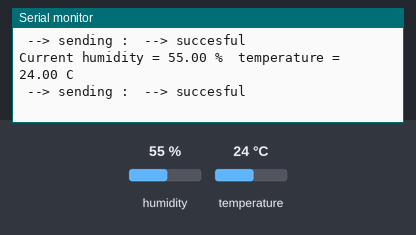
The sketch below on a simulated Arduino Uno, built with avr-gcc and run on an emulated ATmega328P. On the bench: the last lines printed to the serial monitor. Wiring (inferred from the names in the program): DHT11 sensor: data A0. The inputs (shaded band) are chosen by the test bench; at power-on: humidity 55 %, temperature 24 °C. No radio packets arrive unless stated.

Above: at 2.2 s.
2.3 s: humidity set to 22 %
At 3.6 s:
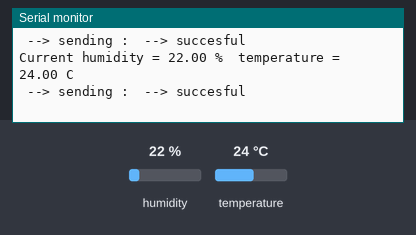
3.8 s: temperature set to 12 °C
At 4.6 s:
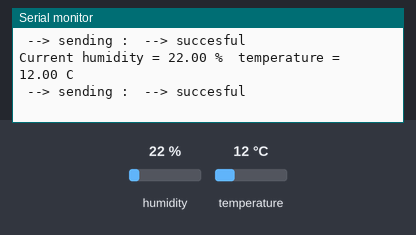
5.3 s: humidity set to 40 %
At 6.5 s:
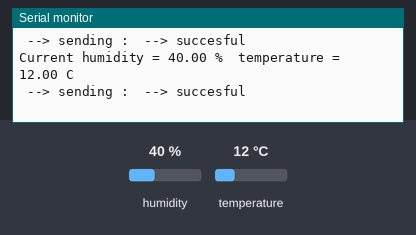
Timing chart, 0 to 8.3 s (numbered marks = the images above; inputs shaded):
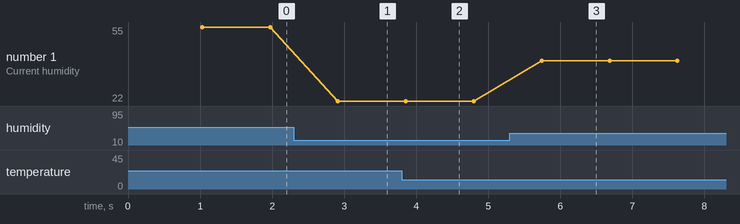

The sketch:

RF_TRANCIEVER.ino
```cpp
#include <SPI.h>
#include <nRF24L01.h>      // define NRF24L01's library (download from référence)
#include <RF24.h>
#include <RF24_config.h>
#include <dht.h>           // Define DHT11 temperature sensor's library (Download from référence)
#define dht_dpin A0        // Confifuration defaut "A0". It's possible to change your analog pin since A0 to A5. Make your best choice

RF24 radio(9,10);           // Define radio pin RF24 radio(CE,CSN), this case mean CE -> 8 & CSN -> 10. Hope it's a best choice. Or your can change like you want
const uint64_t pipe = 0xE8E8F0F0E1LL;
byte data_1[3];            // Declare table of data type BYTE. That for Humidity's data and Temperature's data

dht DHT;

void setup(void)
{
  Serial.begin(9600);      // Setup serial monitor'rate to 9600. Defaut setting
  delay(300);              // Delay 0.3s before next step

  radio.begin();           // Turn on RF24L01
  radio.openWritingPipe(pipe);
  radio.openReadingPipe(1,pipe);

  Serial.println("Humidity and temperature\n\n");  // Display "Humidity and temperature\n\n" Arduino Serial Monitor (Tools --> Serial Monitor)
  delay(700);
}

void loop(void)
{
  DHT.read11(dht_dpin);  // Set DHT11 to read dht_dpin. My case is "A0"
  data_1[0]  = DHT.temperature;  // Set temperature acquisition's data to data's slot 0
  data_1[1]  = DHT.humidity;     // set temperature acquisition's data to data's slot 1

// Setting up serial monotor display:
  Serial.print("Current humidity = ");
  Serial.print(DHT.humidity);
  Serial.print(" %  ");
  Serial.print("temperature = ");
  Serial.print(DHT.temperature);
  Serial.println(" C  ");
  Serial.print(" --> sending : ");

  radio.write(data_1,sizeof(data_1));  // Radio sending's command

// Radio sending's command

  Serial.print(" --> succesful\n");

  delay(400);

  radio.powerDown();  // Save power by powerdown mode
  delay(500);
  radio.powerUp();    // Turn back to online's mode
}
```

Measured:
- after the input at 2.3 s, the serial monitor: prints a new line after 0.61 s (image 1)
- after the input at 3.8 s, the serial monitor: prints a new line after 0.06 s (image 2)
- after the input at 5.3 s, the serial monitor: prints a new line after 0.44 s (image 3)
- plotted number 1: 55 → 22 after the input at 2.3 s, 22 → 40 after the input at 5.3 s
